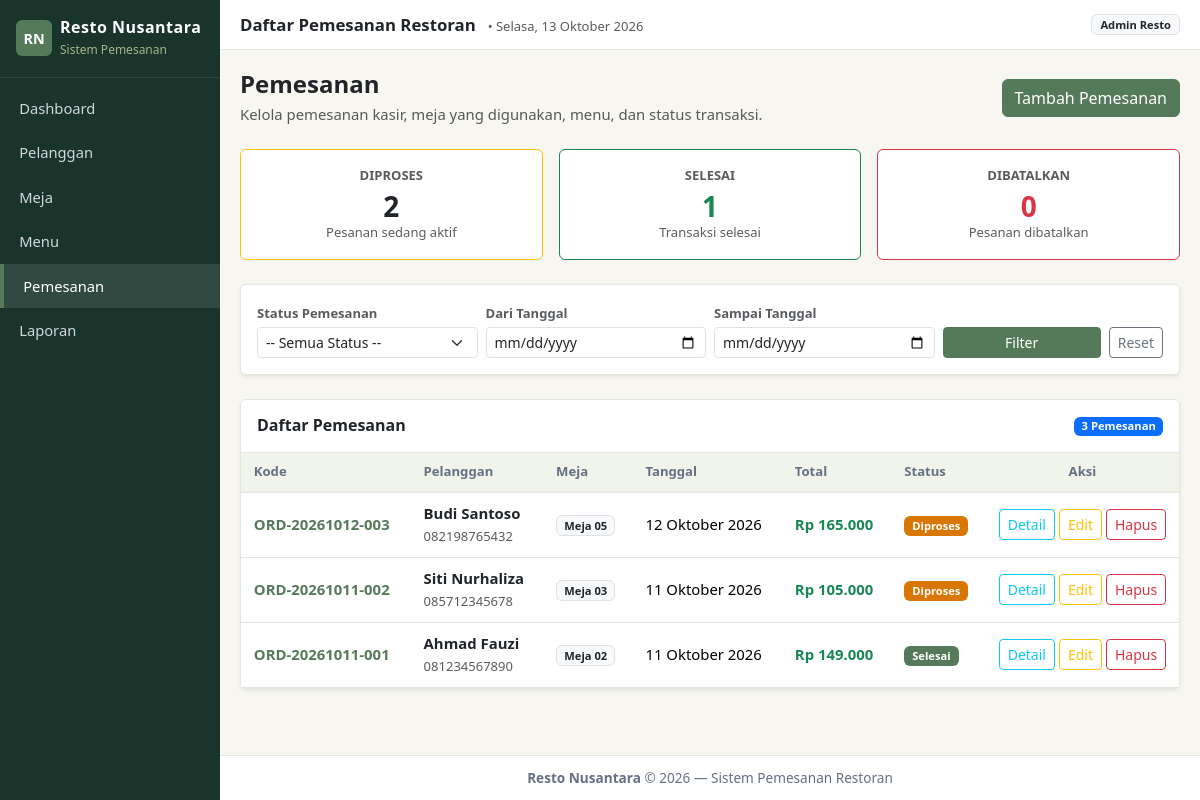
The page /index.php?page=pemesanan on the database its author committed.
### tables this page shows
CREATE TABLE `pemesanan` (
  `id_pemesanan` INT AUTO_INCREMENT PRIMARY KEY,
  `kode_pemesanan` VARCHAR(25) NOT NULL UNIQUE,
  `id_pelanggan` INT NOT NULL,
  `id_meja` INT NOT NULL,
  `tanggal_pemesanan` DATE NOT NULL,
  `waktu_mulai` TIME NOT NULL,
  `waktu_selesai` TIME NOT NULL,
  `jumlah_orang` INT NOT NULL,
  `status_pemesanan` ENUM('Diproses', 'Selesai', 'Dibatalkan') NOT NULL DEFAULT 'Diproses',
  `total_harga` DECIMAL(14,2) NOT NULL DEFAULT 0.00,
  `catatan` TEXT DEFAULT NULL,
  `created_at` TIMESTAMP DEFAULT CURRENT_TIMESTAMP,
  `updated_at` TIMESTAMP DEFAULT CURRENT_TIMESTAMP ON UPDATE CURRENT_TIMESTAMP,
  CONSTRAINT `fk_pemesanan_pelanggan` 
    FOREIGN KEY (`id_pelanggan`) REFERENCES `pelanggan` (`id_pelanggan`) 
    ON DELETE RESTRICT ON UPDATE CASCADE,
  CONSTRAINT `fk_pemesanan_meja` 
    FOREIGN KEY (`id_meja`) REFERENCES `meja` (`id_meja`) 
    ON DELETE RESTRICT ON UPDATE CASCADE
);

CREATE TABLE `pelanggan` (
  `id_pelanggan` INT AUTO_INCREMENT PRIMARY KEY,
  `nama_pelanggan` VARCHAR(100) NOT NULL,
  `no_telepon` VARCHAR(20) NOT NULL,
  `email` VARCHAR(100) DEFAULT NULL,
  `alamat` VARCHAR(255) DEFAULT NULL,
  `created_at` TIMESTAMP DEFAULT CURRENT_TIMESTAMP
);

CREATE TABLE `meja` (
  `id_meja` INT AUTO_INCREMENT PRIMARY KEY,
  `nomor_meja` VARCHAR(20) NOT NULL UNIQUE,
  `kapasitas` INT NOT NULL,
  `status_meja` ENUM('Tersedia', 'Terisi', 'Reservasi', 'Perbaikan') NOT NULL DEFAULT 'Tersedia',
  `lokasi` VARCHAR(50) DEFAULT 'Indoor',
  `created_at` TIMESTAMP DEFAULT CURRENT_TIMESTAMP
);

### controllers/PemesananController.php (called while the page is built, shortened)
<?php
require_once __DIR__ . '/../models/Pemesanan.php';
require_once __DIR__ . '/../models/Menu.php';
require_once __DIR__ . '/../config/helpers.php';
class PemesananController {
    private Pemesanan $pemesananModel;
    public function __construct() {
        $this->pemesananModel = new Pemesanan();
    }
    public function index(): void {
        $status = !empty($_GET['status']) ? sanitize($_GET['status']) : null;
        $tanggalDari = !empty($_GET['tanggal_dari']) ? sanitize($_GET['tanggal_dari']) : null;
        $tanggalSampai = !empty($_GET['tanggal_sampai']) ? sanitize($_GET['tanggal_sampai']) : null;
        $pemesananList = $this->pemesananModel->getAll($status, $tanggalDari, $tanggalSampai);
        $statusDiproses   = $this->pemesananModel->countByStatus('Diproses');
        $statusSelesai    = $this->pemesananModel->countByStatus('Selesai');
        $statusDibatalkan = $this->pemesananModel->countByStatus('Dibatalkan');
        require_once __DIR__ . '/../views/pemesanan/index.php';
    }
}

### config/Database.php (called while the page is built, shortened)
<?php
class Database {
    private static ?mysqli $instance = null;
    public static function getConnection(): mysqli {
        if (self::$instance === null) {
            $db = new self();
            $conn = new mysqli(
                $db->host,
                $db->username,
                $db->password,
                $db->db_name,
                $db->port
            );
            $conn->set_charset($db->charset);
            self::$instance = $conn;
        }
        return self::$instance;
    }
}

### models/BaseModel.php (called while the page is built, shortened)
<?php
require_once __DIR__ . '/../config/Database.php';
abstract class BaseModel {
    public function __construct() {
        $this->db = Database::getConnection();
    }
}

### models/Pemesanan.php (called while the page is built, shortened)
<?php
require_once __DIR__ . '/BaseModel.php';
class Pemesanan extends BaseModel {
    protected string $table = 'pemesanan';
    public function getAll(
        ?string $status = null,
        ?string $tanggalDari = null,
        ?string $tanggalSampai = null
    ): array {
        $sql = "SELECT p.*,
                       pel.nama_pelanggan, pel.no_telepon, pel.email,
                       m.nomor_meja, m.kapasitas, m.lokasi
                FROM {$this->table} p
                JOIN pelanggan pel ON p.id_pelanggan = pel.id_pelanggan
                JOIN meja m ON p.id_meja = m.id_meja
                WHERE 1=1";
        $params = [];
        $sql .= " ORDER BY p.tanggal_pemesanan DESC, p.waktu_mulai DESC";
        $stmt = $this->db->prepare($sql);
        $stmt->execute();
        $rows = $stmt->get_result()->fetch_all(MYSQLI_ASSOC);
        return $rows;
    }
    public function countByStatus(string $status): int {
        $stmt = $this->db->prepare(
            "SELECT COUNT(*) AS cnt FROM {$this->table} WHERE status_pemesanan = ?"
        );
        $stmt->bind_param('s', $status);
        $stmt->execute();
        $cnt = (int)$stmt->get_result()->fetch_assoc()['cnt'];
        return $cnt;
    }
}

### views/pemesanan/index.php (the view, shortened to what this page needs)
<?php
require_once __DIR__ . '/../layout/header.php';
$tglDari = $_GET['tanggal_dari'] ?? '';
$tglSampai = $_GET['tanggal_sampai'] ?? '';
?>
<div class="d-flex flex-wrap justify-content-between align-items-center mb-4 gap-2">
    <div>
        <h4 class="fw-bold mb-1">Pemesanan</h4>
        <p class="text-muted mb-0">Kelola pemesanan kasir, meja yang digunakan, menu, dan status transaksi.</p>
    </div>
    <div>
        <a href="<?= baseUrl('index.php?page=pemesanan&action=create') ?>" class="btn btn-primary">
            Tambah Pemesanan
        </a>
    </div>
</div>
<div class="row g-3 mb-4 text-center">
    <div class="col-12 col-md-4">
        <div class="card p-3 shadow-none h-100 border-warning">
            <span class="text-muted small fw-semibold text-uppercase">Diproses</span>
            <h3 class="fw-bold mb-0 mt-1 text-dark"><?= (int)($statusDiproses ?? 0) ?></h3>
            <small class="text-muted">Pesanan sedang aktif</small>
        </div>
    </div>
    <div class="col-12 col-md-4">
        <div class="card p-3 shadow-none h-100 border-success">
            <span class="text-muted small fw-semibold text-uppercase">Selesai</span>
            <h3 class="fw-bold mb-0 mt-1 text-success"><?= (int)($statusSelesai ?? 0) ?></h3>
            <small class="text-muted">Transaksi selesai</small>
        </div>
    </div>
    <div class="col-12 col-md-4">
        <div class="card p-3 shadow-none h-100 border-danger">
            <span class="text-muted small fw-semibold text-uppercase">Dibatalkan</span>
            <h3 class="fw-bold mb-0 mt-1 text-danger"><?= (int)($statusDibatalkan ?? 0) ?></h3>
            <small class="text-muted">Pesanan dibatalkan</small>
        </div>
    </div>
</div>
<div class="card shadow-sm mb-4">
    <div class="card-body p-3">
        <form method="GET" action="<?= baseUrl('index.php') ?>" class="row g-2 align-items-end">
            <div class="col-12 col-md-3">
                <label class="form-label small fw-semibold text-muted mb-1">Status Pemesanan</label>
                <select name="status" class="form-select form-select-sm">
                    <option value="">-- Semua Status --</option>
                </select>
            </div>
            <div class="col-6 col-md-3">
                <label class="form-label small fw-semibold text-muted mb-1">Dari Tanggal</label>
                <input type="date" name="tanggal_dari" class="form-control form-control-sm" value="<?= e($tglDari) ?>">
            </div>
            <div class="col-6 col-md-3">
                <label class="form-label small fw-semibold text-muted mb-1">Sampai Tanggal</label>
                <input type="date" name="tanggal_sampai" class="form-control form-control-sm" value="<?= e($tglSampai) ?>">
            </div>
            <div class="col-12 col-md-3 d-flex gap-2">
                <button type="submit" class="btn btn-sm btn-primary flex-grow-1">
                    Filter
                </button>
                <a href="<?= baseUrl('index.php?page=pemesanan') ?>" class="btn btn-sm btn-outline-secondary" title="Reset Filter">
                    Reset
                </a>
            </div>
        </form>
    </div>
</div>
<div class="card shadow-sm">
    <div class="card-header bg-white py-3 d-flex justify-content-between align-items-center">
        <h6 class="fw-bold mb-0">Daftar Pemesanan</h6>
        <span class="badge bg-primary"><?= count($pemesananList) ?> Pemesanan</span>
    </div>
    <div class="table-responsive">
        <table class="table table-hover align-middle mb-0">
            <thead>
                <tr>
                    <th>Kode</th>
                    <th>Pelanggan</th>
                    <th>Meja</th>
                    <th>Tanggal</th>
                    <th>Total</th>
                    <th>Status</th>
                    <th class="text-center" style="width: 190px;">Aksi</th>
                </tr>
            </thead>
            <tbody>
                <?php if (empty($pemesananList)): ?>
                    <tr>
                        <td colspan="7" class="text-center py-4 text-muted">Belum ada data pemesanan.</td>
                    </tr>
                <?php else: ?>
                    <?php foreach ($pemesananList as $p): ?>
                        <tr>
                            <td>
                                <a href="<?= baseUrl('index.php?page=pemesanan&action=detail&id=' . $p['id_pemesanan']) ?>" class="fw-bold text-primary text-decoration-none">
                                    <?= e($p['kode_pemesanan']) ?>
                                </a>
                            </td>
                            <td>
                                <div class="fw-semibold text-dark"><?= e($p['nama_pelanggan']) ?></div>
                                <small class="text-muted"><?= e($p['no_telepon']) ?></small>
                            </td>
                            <td>
                                <span class="badge bg-light text-dark border">
                                    <?= e($p['nomor_meja']) ?>
                                </span>
                            </td>
                            <td>
                                <div><?= formatTanggalIndonesia($p['tanggal_pemesanan']) ?></div>
                            </td>
                            <td>
                                <span class="fw-bold text-success"><?= formatRupiah($p['total_harga']) ?></span>
                            </td>
                            <td><?= getStatusBadge($p['status_pemesanan']) ?></td>
                            <td class="text-center">
                                <div class="d-flex justify-content-center gap-1">
                                    <a href="<?= baseUrl('index.php?page=pemesanan&action=detail&id=' . $p['id_pemesanan']) ?>" class="btn btn-sm btn-outline-info" title="Detail">
                                        Detail
                                    </a>
                                    <a href="<?= baseUrl('index.php?page=pemesanan&action=edit&id=' . $p['id_pemesanan']) ?>" class="btn btn-sm btn-outline-warning" title="Edit">
                                        Edit
                                    </a>
                                    <form method="POST" action="<?= baseUrl('index.php?page=pemesanan&action=delete') ?>" class="d-inline">
                                        <button type="submit" class="btn btn-sm btn-outline-danger btn-confirm-delete" data-name="pemesanan '<?= e($p['kode_pemesanan']) ?>'" title="Hapus">
                                            Hapus
                                        </button>
                                    </form>
                                </div>
                            </td>
                        </tr>
                    <?php endforeach; ?>
                <?php endif; ?>
            </tbody>
        </table>
    </div>
</div>
<?php require_once __DIR__ . '/../layout/footer.php'; ?>

### config/helpers.php (shortened to what this page needs)
<?php
function baseUrl(string $path = ''): string {
    $scriptDir = str_replace('\\', '/', dirname($_SERVER['SCRIPT_NAME'] ?? ''));
    $base = rtrim($scriptDir, '/');
    if ($base === '' || $base === '.') {
        $base = '';
    }
    return $base . '/' . ltrim($path, '/');
}
function e($value): string {
    return htmlspecialchars((string)($value ?? ''), ENT_QUOTES, 'UTF-8');
}
function formatRupiah($angka, bool $denganDesimal = false): string {
    $num = (float)$angka;
    return 'Rp ' . number_format($num, 0, ',', '.');
}
function formatTanggalIndonesia(?string $tanggal, bool $denganHari = false): string {
    $timestamp = strtotime($tanggal);
    $bulanIndo = [
        1 => 'Januari', 'Februari', 'Maret', 'April', 'Mei', 'Juni',
        'Juli', 'Agustus', 'September', 'Oktober', 'November', 'Desember'
    ];
    $hariIndo = [
        'Sunday' => 'Minggu', 'Monday' => 'Senin', 'Tuesday' => 'Selasa',
        'Wednesday' => 'Rabu', 'Thursday' => 'Kamis', 'Friday' => 'Jumat',
        'Saturday' => 'Sabtu'
    ];
    $d = date('j', $timestamp);
    $m = (int)date('n', $timestamp);
    $y = date('Y', $timestamp);
    $hasil = "$d " . ($bulanIndo[$m] ?? '') . " $y";
    if ($denganHari) {
        $hariInggris = date('l', $timestamp);
        $hari = $hariIndo[$hariInggris] ?? '';
        return "$hari, $hasil";
    }
    return $hasil;
}
function getStatusBadge(string $status): string {
    $styles = [
        'Diproses'     => 'background:#d97706; color:#fff;',
        'Selesai'      => 'background:#557A59; color:#fff;',
        'Dibatalkan'   => 'background:#dc2626; color:#fff;',
        'Tersedia'     => 'background:#557A59; color:#fff;',
        'Terisi'       => 'background:#dc2626; color:#fff;',
        'Perbaikan'    => 'background:#667085; color:#fff;',
        'Habis'        => 'background:#dc2626; color:#fff;',
    ];
    $style = $styles[$status] ?? 'background:#667085; color:#fff;';
    return '<span class="badge px-2 py-1" style="' . $style . '">' . e($status) . '</span>';
}

### assets/css/style.css (style rules this page uses)
:root { --color-forest: #19352B; --color-primary: #557A59; --color-bg: #F7F6F0; --color-border: #E3E8DF; }
*, *::before, *::after { box-sizing: border-box; }
html, body { max-width: 100%; overflow-x: hidden; margin: 0; padding: 0; }
body { background: var(--color-bg); font-family: 'Segoe UI', sans-serif; font-size: 0.93rem; }
.card { background: #fff; border: 1px solid var(--color-border); border-radius: 6px; }
.card-header { background: #fff; border-bottom: 1px solid var(--color-border); padding: 0.75rem 1rem; }
.table thead th { background: #F0F4EB; color: #667085; font-size: 0.82rem; border-bottom: 1px solid var(--color-border); padding: 0.6rem 0.8rem; }
.table td { padding: 0.6rem 0.8rem; vertical-align: middle; border-bottom: 1px solid var(--color-border); }
.btn-primary { background: var(--color-primary) !important; border-color: var(--color-primary) !important; color: #fff !important; }
.text-primary { color: var(--color-primary) !important; }

### rows shown on the page
pemesanan: kode_pemesanan "ORD-20261012-003", id_pelanggan.nama_pelanggan "Budi Santoso", id_pelanggan.no_telepon "082198765432", id_meja.nomor_meja "Meja 05", tanggal_pemesanan "12 Oktober 2026", total_harga "Rp 165.000", status_pemesanan "Diproses"
pemesanan: kode_pemesanan "ORD-20261011-002", id_pelanggan.nama_pelanggan "Siti Nurhaliza", id_pelanggan.no_telepon "085712345678", id_meja.nomor_meja "Meja 03", tanggal_pemesanan "11 Oktober 2026", total_harga "Rp 105.000", status_pemesanan "Diproses"
pemesanan: kode_pemesanan "ORD-20261011-001", id_pelanggan.nama_pelanggan "Ahmad Fauzi", id_pelanggan.no_telepon "081234567890", id_meja.nomor_meja "Meja 02", tanggal_pemesanan "11 Oktober 2026", total_harga "Rp 149.000", status_pemesanan "Selesai"

### other values the page prints
$pageTitle "Daftar Pemesanan Restoran"
$statusDiproses "2"
$statusSelesai "1"
$statusDibatalkan "0"
count($pemesananList) "3"
